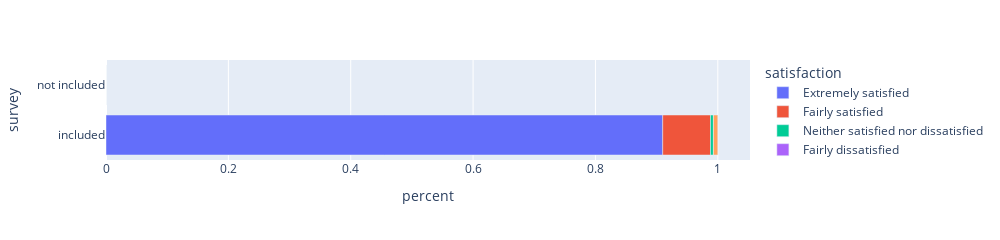

Notebook code cell kept with this figure:
### Code cell
#creates, shows and exports satisfaction chart
df = px.data.tips()
fig = px.bar(df_sat, x="percent", y="survey", color='satisfaction', orientation='h', height=200, width=1000)

fig.show()
fig.write_image("satisfaction.svg")

### Figure 1 — Plotly figure (JSON) as saved in the notebook; plotly's stock layout.template omitted (floating-point values rounded to 4 significant figures)
{"data": [{"alignmentgroup": "True", "hovertemplate": "satisfaction=Extremely satisfied<br>percent=%{x}<br>survey=%{y}<extra></extra>", "legendgroup": "Extremely satisfied", "marker": {"color": "#636efa"}, "name": "Extremely satisfied", "offsetgroup": "Extremely satisfied", "orientation": "h", "showlegend": true, "textposition": "auto", "type": "bar", "x": [0.91], "xaxis": "x", "y": ["included"], "yaxis": "y"}, {"alignmentgroup": "True", "hovertemplate": "satisfaction=Fairly satisfied<br>percent=%{x}<br>survey=%{y}<extra></extra>", "legendgroup": "Fairly satisfied", "marker": {"color": "#EF553B"}, "name": "Fairly satisfied", "offsetgroup": "Fairly satisfied", "orientation": "h", "showlegend": true, "textposition": "auto", "type": "bar", "x": [0.0782], "xaxis": "x", "y": ["included"], "yaxis": "y"}, {"alignmentgroup": "True", "hovertemplate": "satisfaction=Neither satisfied nor dissatisfied<br>percent=%{x}<br>survey=%{y}<extra></extra>", "legendgroup": "Neither satisfied nor dissatisfied", "marker": {"color": "#00cc96"}, "name": "Neither satisfied nor dissatisfied", "offsetgroup": "Neither satisfied nor dissatisfied", "orientation": "h", "showlegend": true, "textposition": "auto", "type": "bar", "x": [0.004739], "xaxis": "x", "y": ["included"], "yaxis": "y"}, {"alignmentgroup": "True", "hovertemplate": "satisfaction=Fairly dissatisfied<br>percent=%{x}<br>survey=%{y}<extra></extra>", "legendgroup": "Fairly dissatisfied", "marker": {"color": "#ab63fa"}, "name": "Fairly dissatisfied", "offsetgroup": "Fairly dissatisfied", "orientation": "h", "showlegend": true, "textposition": "auto", "type": "bar", "x": [0], "xaxis": "x", "y": ["included"], "yaxis": "y"}, {"alignmentgroup": "True", "hovertemplate": "satisfaction=Extremely dissatisfied<br>percent=%{x}<br>survey=%{y}<extra></extra>", "legendgroup": "Extremely dissatisfied", "marker": {"color": "#FFA15A"}, "name": "Extremely dissatisfied", "offsetgroup": "Extremely dissatisfied", "orientation": "h", "showlegend": true, "textposition": "auto", "type": "bar", "x": [0.007109], "xaxis": "x", "y": ["included"], "yaxis": "y"}, {"alignmentgroup": "True", "hovertemplate": "satisfaction=Don't know / can't remember<br>percent=%{x}<br>survey=%{y}<extra></extra>", "legendgroup": "Don't know / can't remember", "marker": {"color": "#19d3f3"}, "name": "Don't know / can't remember", "offsetgroup": "Don't know / can't remember", "orientation": "h", "showlegend": true, "textposition": "auto", "type": "bar", "x": [0], "xaxis": "x", "y": ["not included"], "yaxis": "y"}], "layout": {"barmode": "relative", "height": 200, "legend": {"title": {"text": "satisfaction"}, "tracegroupgap": 0}, "margin": {"t": 60}, "width": 1000, "xaxis": {"anchor": "y", "domain": [0, 1], "title": {"text": "percent"}}, "yaxis": {"anchor": "x", "domain": [0, 1], "title": {"text": "survey"}}}}
